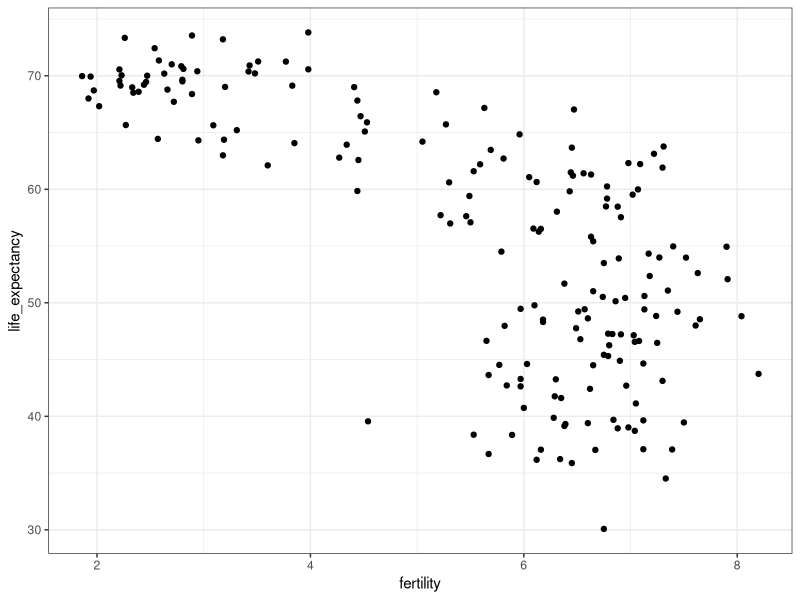
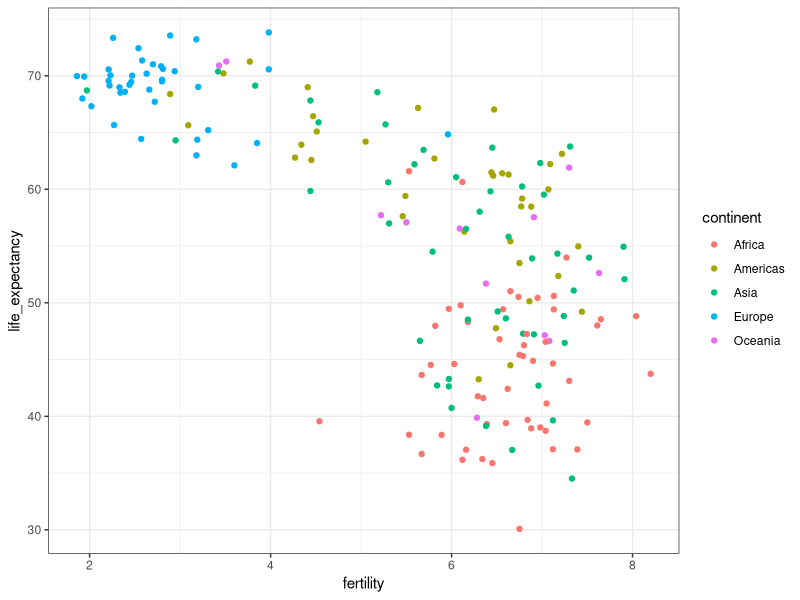
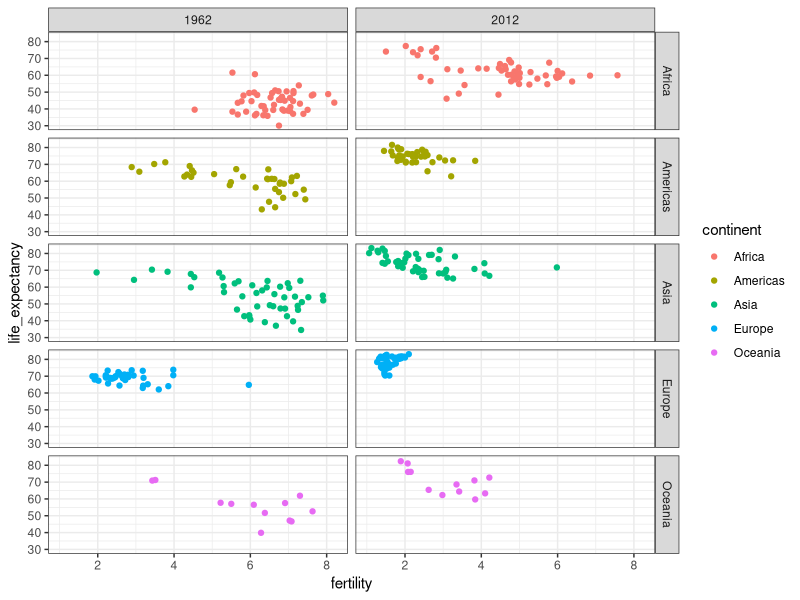
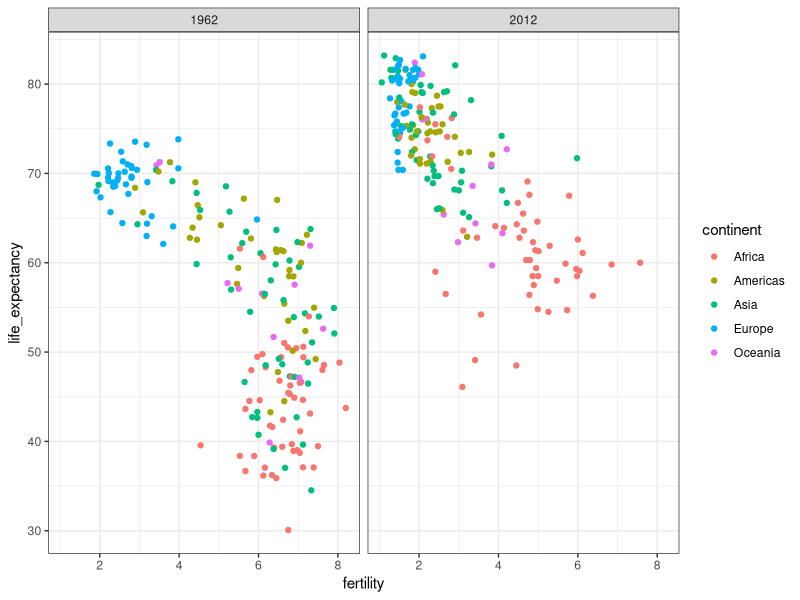
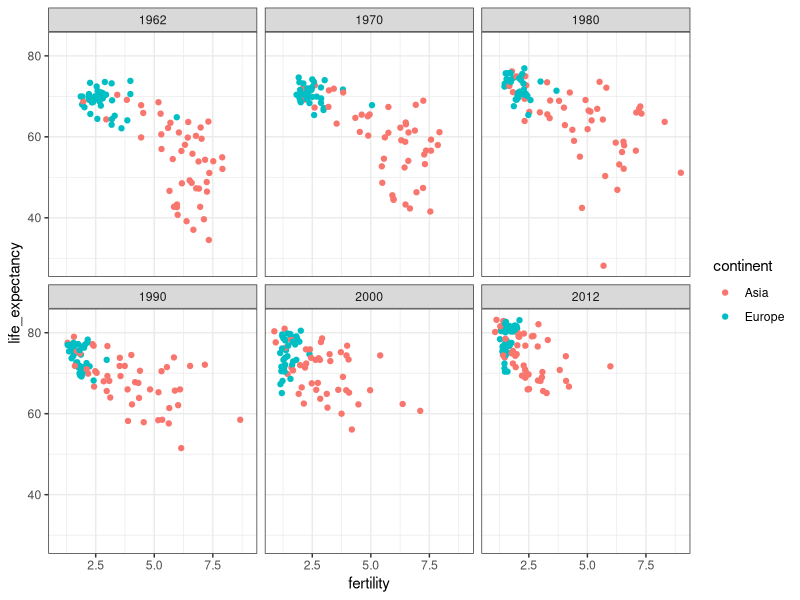
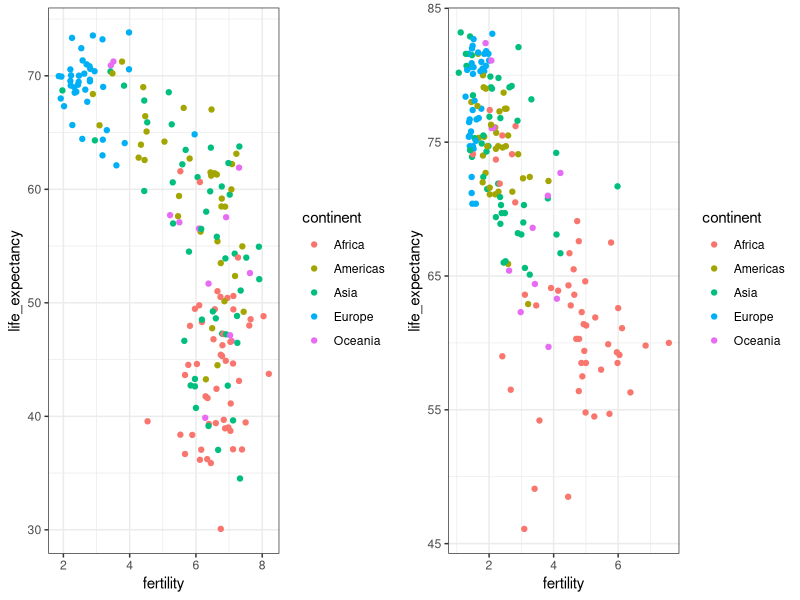
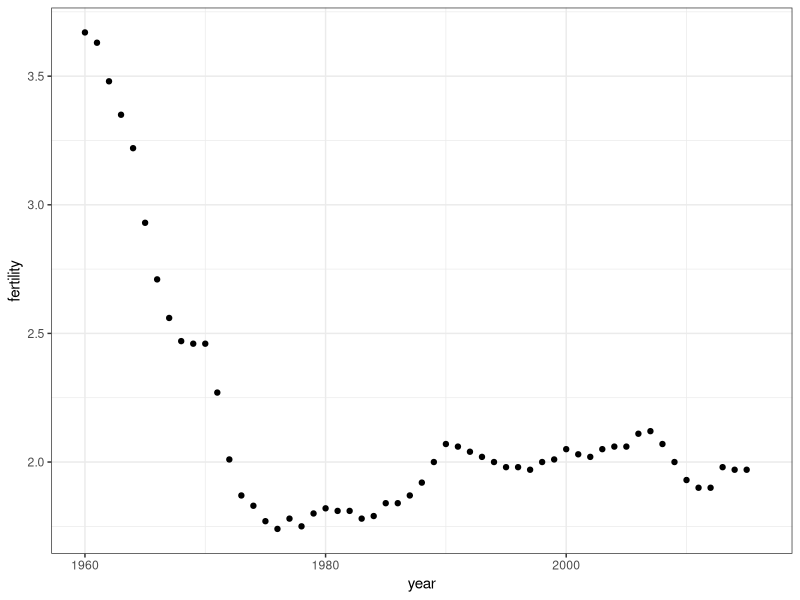
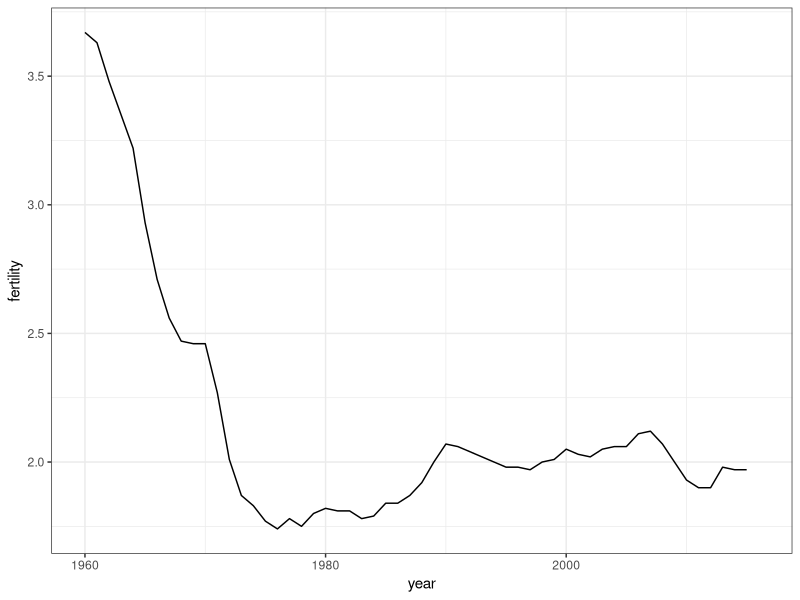

These charts were generated, in order, by the following R code:
## ---- chunk 1
knitr::opts_chunk$set(echo = TRUE)
## ---- chunk 2
library(dslabs)
data(gapminder)
head(gapminder)
## ---- chunk 3
library(tidyverse)
gapminder %>% 
  filter(year == 2015 & country %in% c("Sri Lanka","Turkey")) %>% 
  select(country, infant_mortality)
## ---- chunk 4
comp_table <- data_frame(comparison = rep(1:5, each = 2),
           country = c("Sri Lanka", "Turkey", "Poland", "South Korea", "Malaysia", "Russia", "Pakistan","Vietnam","Thailand","South Africa"))

tmp <- gapminder %>% 
  filter(year == 2015) %>% 
  select(country, infant_mortality) %>% 
  mutate(country = as.character(country)) ##to match characters to characters
  
tab <- inner_join(comp_table, tmp, by = "country") %>% select(-comparison)
  
bind_cols(slice(tab,seq(1,9,2)), slice(tab,seq(2,10,2))) %>% knitr::kable()
## ---- chunk 5
ds_theme_set()

filter(gapminder, year == 1962) %>%
  ggplot(aes(fertility, life_expectancy)) +
  geom_point()
## ---- chunk 6
filter(gapminder, year == 1962) %>%
  ggplot(aes(fertility, life_expectancy, color = continent)) +
  geom_point() 
## ---- chunk 7
filter(gapminder, year %in% c(1962, 2012)) %>%
  ggplot(aes(fertility, life_expectancy, color = continent)) +
  geom_point() +
  facet_grid(continent~year)
## ---- chunk 8
filter(gapminder, year %in% c(1962, 2012)) %>%
  ggplot(aes(fertility, life_expectancy, color = continent)) +
  geom_point() +
  facet_grid( . ~ year)
## ---- chunk 9
years <- c(1962, 1970, 1980, 1990, 2000, 2012)
continents <- c("Europe", "Asia")
gapminder %>% 
  filter(year %in% years & continent %in% continents) %>%
  ggplot(aes(fertility, life_expectancy, color = continent)) +
  geom_point() +
  facet_wrap(~year) 
## ---- chunk 10
library(gridExtra)
p1 <- filter(gapminder, year == 1962) %>%
  ggplot(aes(fertility, life_expectancy, col = continent)) +
  geom_point() 
p2 <- filter(gapminder, year == 2012) %>%
  ggplot(aes(fertility, life_expectancy, col = continent)) +
  geom_point() 
grid.arrange(p1, p2, ncol = 2)
## ---- chunk 11
gapminder %>% filter(country == "United States") %>% 
  ggplot(aes(year, fertility)) +
  geom_point()
## ---- chunk 12
gapminder %>% filter(country == "United States") %>% 
  ggplot(aes(year,fertility)) +
  geom_line()
## ---- chunk 13
countries <- c("South Korea", "Germany")
gapminder %>% filter(country %in% countries) %>% 
  ggplot(aes(year,fertility)) +
  geom_line()
## ---- chunk 14
countries <- c("South Korea", "Germany")
gapminder %>% filter(country %in% countries) %>% 
  ggplot(aes(year, fertility, group = country)) +
  geom_line()
## ---- chunk 15
countries <- c("South Korea", "Germany")
gapminder %>% filter(country %in% countries) %>% 
  ggplot(aes(year,fertility, color = country)) +
  geom_line()
## ---- chunk 16
labels <- data.frame(country = countries, x = c(1975, 1965), y = c(60, 72))

gapminder %>% filter(country %in% countries) %>% 
  ggplot(aes(year, life_expectancy, color = country)) +
  geom_line() +
  geom_text(data = labels, aes(x, y, label = country), size = 5) +
  theme(legend.position = "none")
## ---- chunk 17
gapminder <- gapminder %>% 
  mutate(dollars_per_day = gdp/population/365)
## ---- chunk 18
past_year <- 1970
gapminder %>% 
  filter(year == past_year & !is.na(gdp)) %>%
  ggplot(aes(dollars_per_day)) + 
  geom_histogram(binwidth = 1, color = "black")
## ---- chunk 19
gapminder %>% 
  filter(year == past_year & !is.na(gdp)) %>%
  ggplot(aes(log2(dollars_per_day))) + 
  geom_histogram(binwidth = 1, color = "black")
## ---- chunk 20
gapminder %>% filter(year == past_year) %>%
  ggplot(aes(log10(population))) +
  geom_histogram(binwidth = 0.5, color = "black")
## ---- chunk 21
gapminder %>% 
  filter(year == past_year & !is.na(gdp)) %>%
  ggplot(aes(dollars_per_day)) + 
  geom_histogram(binwidth = 1, color = "black") +
  scale_x_continuous(trans = "log2")
## ---- chunk 22
length(levels(gapminder$region))
## ---- chunk 23
p <- gapminder %>% 
  filter(year == past_year & !is.na(gdp)) %>%
  ggplot(aes(region, dollars_per_day)) 
p + geom_boxplot() 
## ---- chunk 24
p + geom_boxplot() +
  theme(axis.text.x = element_text(angle = 90, hjust = 1))
## ---- chunk 25
fac <- factor(c("Asia", "Asia", "West", "West", "West"))
levels(fac)

value <- c(10, 11, 12, 6, 4)
fac <- reorder(fac, value, FUN = mean)
levels(fac)
## ---- chunk 26
p <- gapminder %>% 
  filter(year == past_year & !is.na(gdp)) %>%
  mutate(region = reorder(region, dollars_per_day, FUN = median)) %>%
  ggplot(aes(region, dollars_per_day, fill = continent)) +
  geom_boxplot() +
  theme(axis.text.x = element_text(angle = 90, hjust = 1)) +
  xlab("")
p
## ---- chunk 27
p + scale_y_continuous(trans = "log2")
## ---- chunk 28
p + scale_y_continuous(trans = "log2") + geom_point(show.legend = FALSE) 
## ---- chunk 29
west <- c("Western Europe","Northern Europe","Southern Europe",
          "Northern America","Australia and New Zealand")
## ---- chunk 30
gapminder %>% 
  filter(year == past_year & !is.na(gdp)) %>%
  mutate(group = ifelse(region %in% west, "West", "Developing")) %>%
  ggplot(aes(dollars_per_day)) +
  geom_histogram(binwidth = 1, color = "black") +
  scale_x_continuous(trans = "log2") + 
  facet_grid(. ~ group)
## ---- chunk 31
past_year <- 1970
present_year <- 2010
gapminder %>% 
  filter(year %in% c(past_year, present_year) & !is.na(gdp)) %>%
  mutate(group = ifelse(region %in% west, "West", "Developing")) %>%
  ggplot(aes(dollars_per_day)) +
  geom_histogram(binwidth = 1, color = "black") +
  scale_x_continuous(trans = "log2") + 
  facet_grid(year ~ group)
## ---- chunk 32
country_list_1 <- gapminder %>% 
  filter(year == past_year & !is.na(dollars_per_day)) %>% .$country

country_list_2 <- gapminder %>% 
  filter(year == present_year & !is.na(dollars_per_day)) %>% .$country
      
country_list <- intersect(country_list_1, country_list_2)
## ---- chunk 33
gapminder %>% 
  filter(year %in% c(past_year, present_year) & country %in% country_list) %>%
  mutate(group = ifelse(region %in% west, "West", "Developing")) %>%
  ggplot(aes(dollars_per_day)) +
  geom_histogram(binwidth = 1, color = "black") +
  scale_x_continuous(trans = "log2") + 
  facet_grid(year ~ group)
## ---- chunk 34
p <- gapminder %>% 
  filter(year %in% c(past_year, present_year) & country %in% country_list) %>%
  mutate(region = reorder(region, dollars_per_day, FUN = median)) %>%
  ggplot() +
  theme(axis.text.x = element_text(angle = 90, hjust = 1)) +
  xlab("") +
  scale_y_continuous(trans = "log2")  
## ---- chunk 35
p + geom_boxplot(aes(region, dollars_per_day, fill = continent)) +
  facet_grid(year~.)
## ---- chunk 36
p + geom_boxplot(aes(region, dollars_per_day, fill = factor(year)))
## ---- chunk 37
gapminder %>% 
  filter(year %in% c(past_year, present_year) & country %in% country_list) %>%
  mutate(year = ifelse(year == past_year, "past", "present")) %>%
  select(country, region, continent, year, dollars_per_day) %>%
  spread(year, dollars_per_day)  %>%
  mutate(difference = present/past) %>%
  mutate(region = reorder(region, difference, FUN = median)) %>%
  ggplot(aes(region,  difference, fill = factor(continent))) +
  geom_boxplot() + 
  geom_point(show.legend = FALSE) +
  theme(axis.text.x = element_text(angle = 90, hjust = 1)) +
  xlab("") + ylab(paste("Fold Increase Between", past_year, "and", present_year)) +
  scale_y_continuous(trans = "log2")  
## ---- chunk 38
gapminder %>% 
  filter(year %in% c(past_year, present_year) & country %in% country_list) %>%
  ggplot(aes(dollars_per_day)) +
  geom_density(fill = "grey") + 
  scale_x_continuous(trans = "log2") + 
  facet_grid(year~.)
## ---- chunk 39
gapminder %>% 
  filter(year == past_year & country %in% country_list) %>%
  mutate(group = ifelse(region %in% west, "West", "Developing")) %>% group_by(group) %>% 
  summarize(n=n()) %>% knitr::kable()
## ---- chunk 40
gapminder %>% 
  filter(year %in% c(past_year, present_year) & country %in% country_list) %>%
  mutate(group = ifelse(region %in% west, "West", "Developing")) %>%
  ggplot(aes(dollars_per_day, fill = group)) +
  scale_x_continuous(trans = "log2") +
  geom_density(alpha = 0.2) + 
  facet_grid(year ~ .)
## ---- chunk 41
p <- gapminder %>% 
  filter(year %in% c(past_year, present_year) & country %in% country_list) %>%
  mutate(group = ifelse(region %in% west, "West", "Developing")) %>%
  ggplot(aes(dollars_per_day, y = ..count.., fill = group)) +
  scale_x_continuous(trans = "log2")

p + geom_density(alpha = 0.2) + facet_grid(year ~ .)
## ---- chunk 42
p + geom_density(alpha = 0.2, bw = 0.75) + facet_grid(year ~ .)
## ---- chunk 43
gapminder <- gapminder %>% 
  mutate(group = case_when(
    .$region %in% west ~ "West",
    .$region %in% c("Eastern Asia", "South-Eastern Asia") ~ "East Asia",
    .$region %in% c("Caribbean", "Central America", "South America") ~ "Latin America",
    .$continent == "Africa" & .$region != "Northern Africa" ~ "Sub-Saharan Africa",
    TRUE ~ "Others"))
## ---- chunk 44
gapminder <- gapminder %>% 
  mutate(group = factor(group, levels = c("Others", "Latin America", "East Asia","Sub-Saharan Africa", "West")))
## ---- chunk 45
p <- gapminder %>% 
    filter(year %in% c(past_year, present_year) & country %in% country_list) %>%
  ggplot(aes(dollars_per_day, y = ..count.., fill = group, color = group)) +
  scale_x_continuous(trans = "log2")

p + geom_density(alpha = 0.2, bw = 0.75, size = 2) + facet_grid(year ~ .)
## ---- chunk 46
p + geom_density(alpha = 0.2, bw = 0.75, position = "stack") + facet_grid(year ~ .)
## ---- chunk 47
gapminder %>% 
    filter(year %in% c(past_year, present_year) & country %in% country_list) %>%
  group_by(year) %>%
  mutate(weight = population/sum(population)*2) %>%
  ungroup() %>%
  ggplot(aes(dollars_per_day, fill = group, weight = weight)) +
  scale_x_continuous(trans = "log2") + 
  geom_density(alpha = 0.2, bw = 0.75, position = "stack") + facet_grid(year ~ .) 
## ---- chunk 48
gapminder <- gapminder %>% 
  mutate(group = case_when(
    .$region %in% west ~ "The West",
    .$region %in% "Northern Africa" ~ "Northern Africa",
    .$region %in% c("Eastern Asia", "South-Eastern Asia") ~ "East Asia",
    .$region == "Southern Asia"~ "Southern Asia",
    .$region %in% c("Central America", "South America", "Caribbean") ~ "Latin America",
    .$continent == "Africa" & .$region != "Northern Africa" ~ "Sub-Saharan Africa",
    .$region %in% c("Melanesia", "Micronesia", "Polynesia") ~ "Pacific Islands"))
## ---- chunk 49
surv_income <- gapminder %>% 
  filter(year %in% present_year & !is.na(gdp) & !is.na(infant_mortality) & !is.na(group)) %>%
  group_by(group) %>%
  summarize(income = sum(gdp)/sum(population)/365,
            infant_survival_rate = 1-sum(infant_mortality/1000*population)/sum(population)) 

surv_income %>% arrange(income)
## ---- chunk 50
surv_income %>% ggplot(aes(income, infant_survival_rate, label = group, color = group)) +
  scale_x_continuous(trans = "log2", limits = c(0.25, 150)) +
  scale_y_continuous(trans = "logit", limit = c(0.875, .9981), 
                     breaks = c(.85,.90,.95,.99,.995,.998)) +
  geom_label(size = 3, show.legend = FALSE)
## ---- chunk 51
library(ggrepel)
highlight <- c("Sierra Leone", "Mauritius",  "Sudan", "Botswana", "Tunisia",
               "Cambodia","Singapore","Chile", "Haiti", "Bolivia",
               "United States","Sweden", "Angola", "Serbia")

gapminder %>% filter(year %in% present_year & !is.na(gdp) & !is.na(infant_mortality) & !is.na(group) ) %>%
  ggplot(aes(dollars_per_day, 1 - infant_mortality/1000, col = group, label = country)) +
  scale_x_continuous(trans = "log2", limits=c(0.25, 150)) +
  scale_y_continuous(trans = "logit",limit=c(0.875, .9981),
                     breaks=c(.85,.90,.95,.99,.995,.998)) + 
  geom_point(alpha = 0.5, size = 3) +
  geom_text_repel(size = 4, show.legend = FALSE,
    data = filter(gapminder, year %in% present_year & country %in% highlight))
